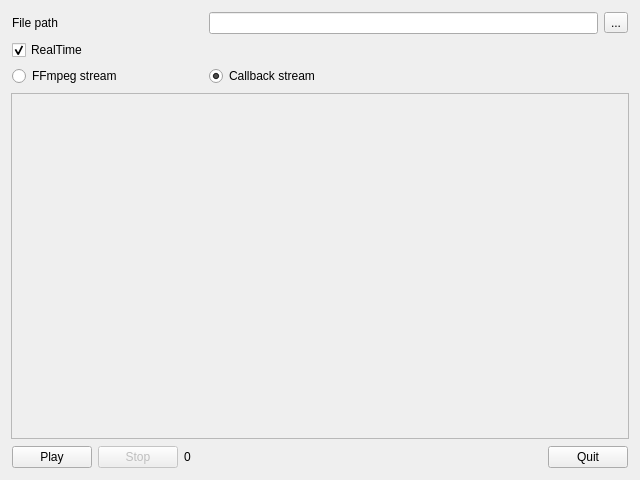
<?xml version="1.0" encoding="UTF-8"?>
<ui version="4.0">
 <class>QFMainWindow</class>
 <widget class="QMainWindow" name="QFMainWindow">
  <property name="geometry">
   <rect>
    <x>0</x>
    <y>0</y>
    <width>640</width>
    <height>480</height>
   </rect>
  </property>
  <property name="windowTitle">
   <string>QFMainWindow</string>
  </property>
  <widget class="QWidget" name="centralWidget">
   <layout class="QVBoxLayout" name="verticalLayout">
    <item>
     <widget class="QWidget" name="widget_2" native="true">
      <layout class="QGridLayout" name="gridLayout">
       <property name="leftMargin">
        <number>1</number>
       </property>
       <property name="topMargin">
        <number>1</number>
       </property>
       <property name="rightMargin">
        <number>1</number>
       </property>
       <property name="bottomMargin">
        <number>1</number>
       </property>
       <item row="0" column="1" colspan="2">
        <widget class="QLineEdit" name="QLEFilePath">
         <property name="text">
          <string/>
         </property>
        </widget>
       </item>
       <item row="0" column="0">
        <widget class="QLabel" name="label">
         <property name="text">
          <string>File path</string>
         </property>
        </widget>
       </item>
       <item row="0" column="3">
        <widget class="QToolButton" name="QTBFilePath">
         <property name="text">
          <string>...</string>
         </property>
         <property name="popupMode">
          <enum>QToolButton::InstantPopup</enum>
         </property>
        </widget>
       </item>
       <item row="3" column="0">
        <widget class="QRadioButton" name="QRBFFmpegStream">
         <property name="text">
          <string>FFmpeg stream</string>
         </property>
         <property name="checked">
          <bool>false</bool>
         </property>
        </widget>
       </item>
       <item row="1" column="0">
        <widget class="QCheckBox" name="QCBRealTime">
         <property name="text">
          <string>RealTime</string>
         </property>
         <property name="checked">
          <bool>true</bool>
         </property>
        </widget>
       </item>
       <item row="3" column="1">
        <widget class="QRadioButton" name="QRBCallbackStream">
         <property name="text">
          <string>Callback stream</string>
         </property>
         <property name="checked">
          <bool>true</bool>
         </property>
        </widget>
       </item>
      </layout>
     </widget>
    </item>
    <item>
     <widget class="QScrollArea" name="QSAImage">
      <property name="widgetResizable">
       <bool>true</bool>
      </property>
      <widget class="QWidget" name="scrollAreaWidgetContents">
       <property name="geometry">
        <rect>
         <x>0</x>
         <y>0</y>
         <width>620</width>
         <height>336</height>
        </rect>
       </property>
       <widget class="QLabel" name="QLImage">
        <property name="geometry">
         <rect>
          <x>4</x>
          <y>4</y>
          <width>24</width>
          <height>24</height>
         </rect>
        </property>
        <property name="sizePolicy">
         <sizepolicy hsizetype="Ignored" vsizetype="Ignored">
          <horstretch>0</horstretch>
          <verstretch>0</verstretch>
         </sizepolicy>
        </property>
        <property name="text">
         <string/>
        </property>
        <property name="scaledContents">
         <bool>true</bool>
        </property>
       </widget>
      </widget>
     </widget>
    </item>
    <item>
     <widget class="QWidget" name="widget" native="true">
      <layout class="QHBoxLayout" name="horizontalLayout">
       <property name="leftMargin">
        <number>1</number>
       </property>
       <property name="topMargin">
        <number>1</number>
       </property>
       <property name="rightMargin">
        <number>1</number>
       </property>
       <property name="bottomMargin">
        <number>1</number>
       </property>
       <item>
        <widget class="QPushButton" name="QPBPlay">
         <property name="text">
          <string>Play</string>
         </property>
        </widget>
       </item>
       <item>
        <widget class="QPushButton" name="QPBStop">
         <property name="enabled">
          <bool>false</bool>
         </property>
         <property name="text">
          <string>Stop</string>
         </property>
        </widget>
       </item>
       <item>
        <widget class="QLabel" name="QLFrames">
         <property name="text">
          <string>0</string>
         </property>
        </widget>
       </item>
       <item>
        <spacer name="horizontalSpacer">
         <property name="orientation">
          <enum>Qt::Horizontal</enum>
         </property>
         <property name="sizeHint" stdset="0">
          <size>
           <width>272</width>
           <height>20</height>
          </size>
         </property>
        </spacer>
       </item>
       <item>
        <widget class="QPushButton" name="QPBQuit">
         <property name="text">
          <string>Quit</string>
         </property>
        </widget>
       </item>
      </layout>
     </widget>
    </item>
   </layout>
  </widget>
 </widget>
 <layoutdefault spacing="6" margin="11"/>
 <tabstops>
  <tabstop>QLEFilePath</tabstop>
  <tabstop>QTBFilePath</tabstop>
  <tabstop>QCBRealTime</tabstop>
  <tabstop>QRBFFmpegStream</tabstop>
  <tabstop>QRBCallbackStream</tabstop>
  <tabstop>QSAImage</tabstop>
  <tabstop>QPBPlay</tabstop>
  <tabstop>QPBStop</tabstop>
  <tabstop>QPBQuit</tabstop>
 </tabstops>
 <resources/>
 <connections/>
</ui>
